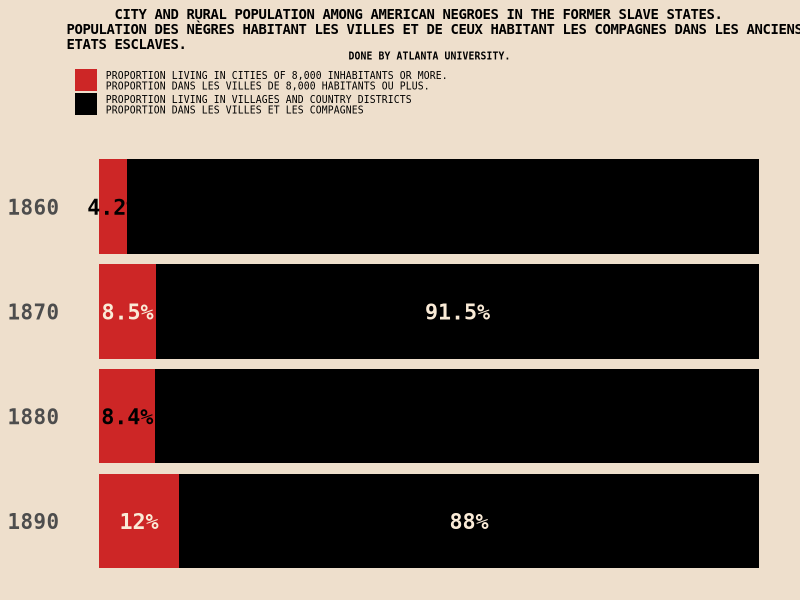

This figure's R source:
#################################
### ggplot2 meets W. E. B. Du Bois
###
### graph 3: =========================================
### city and rural population
### original: https://hdl.loc.gov/loc.pnp/ppmsca.33914
###
### digitized original collection available at:
### https://www.loc.gov/pictures/collection/anedub/dubois.html
#################################

library(dplyr)
library(ggplot2)

### intial setup: ====================================

# going to use the Inconsolata font, available for download here:
# https://fontlibrary.org/en/font/inconsolata
font_name <- "Inconsolata"

# set up theme skeleton with apporpriate font, correct background color,
# centered and bold main title, centered subtitle
theme_du_bois <- function() {
  theme_gray(base_family = font_name) %+replace%
    theme(
      plot.background = element_rect(
        fill = "antiquewhite2",
        color = "antiquewhite2"
      ),
      panel.background = element_rect(
        fill = "antiquewhite2",
        color = "antiquewhite2"
      ),
      plot.title = element_text(
        hjust = 0.5,
        face = "bold"
      ),
      plot.subtitle = element_text(hjust = 0.5)
    )
}

# creating data from original graph -------
popn <- data.frame(
  year = rep(seq(1860, 1890, by = 10), times = 2),
  group = rep(c("city", "rural"), each = 4),
  pct = c(4.2, 8.5, 8.4, 12, 95.8, 91.5, 91.6, 88)
)

# plot -------
ppmsca_33914 <- ggplot(
  data = popn,
  mapping = aes(
    x = year,
    y = pct,
    fill = rev(group)
  )
) +
  geom_bar(stat = "identity") +
  geom_text(
    aes(
      label = paste0(pct, "%"),
      family = font_name,
      fontface = "bold"
    ),
    position = position_stack(vjust = 0.5),
    color = rep(c("black", "antiquewhite"), times = 4
    ),
    # need the 4.2% smaller to fit within the area
    size = c(5.5, 5.5, 5.5, 5.5, 5.5, 5.5, 3, 5.5)
  ) +
  coord_flip() +
  # to get the French title correctly, i can left-justify the entire title and
  # just pad the English title for indentation
  labs(
    title = "      CITY AND RURAL POPULATION AMONG AMERICAN NEGROES IN THE FORMER SLAVE STATES.\nPOPULATION DES NÈGRES HABITANT LES VILLES ET DE CEUX HABITANT LES COMPAGNES DANS LES ANCIENS\nETATS ESCLAVES.",
    subtitle = "DONE BY ATLANTA UNIVERSITY.",
    x = NULL,
    y = NULL
  ) +
  scale_fill_manual(
    values = c("black", "firebrick3"),
    name = NULL,
    labels = c(
      "PROPORTION LIVING IN VILLAGES AND COUNTRY DISTRICTS\nPROPORTION DANS LES VILLES ET LES COMPAGNES",
      "PROPORTION LIVING IN CITIES OF 8,000 INHABITANTS OR MORE.\nPROPORTION DANS LES VILLES DE 8,000 HABITANTS OU PLUS."
    ),
    # reverse legend so that city is on top and stays red
    guide = guide_legend(reverse = TRUE)
  ) +
  scale_x_reverse() +
  theme_du_bois()

# theme adjustments
ppmsca_33914 + theme(
  plot.title = element_text(
    size = 10,
    hjust = 0
  ),
  # ^make title left-justified
  plot.subtitle = element_text(
    size = 7,
    face = "bold"
  ),
  axis.ticks = element_blank(),
  axis.text.x = element_blank(),
  axis.text.y = element_text(
    face = "bold",
    size = 15
  ),
  panel.grid.major.x = element_blank(),
  panel.grid.minor = element_blank(),
  panel.grid.major.y = element_blank(),
  legend.text = element_text(size = 7),
  legend.position = "top",
  # make legend keys vertical and left-justified
  legend.direction = "vertical",
  legend.justification = "left",
  # remove white backgrounds from legend and keys
  legend.background = element_blank(),
  legend.key = element_blank()
)
